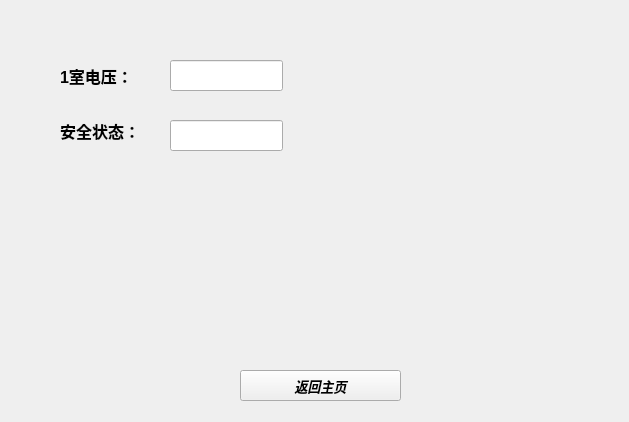
<?xml version="1.0" encoding="UTF-8"?>
<ui version="4.0">
 <class>Form</class>
 <widget class="QWidget" name="Form">
  <property name="geometry">
   <rect>
    <x>0</x>
    <y>0</y>
    <width>629</width>
    <height>422</height>
   </rect>
  </property>
  <property name="windowTitle">
   <string>Form</string>
  </property>
  <widget class="QPushButton" name="pushButton">
   <property name="geometry">
    <rect>
     <x>240</x>
     <y>370</y>
     <width>161</width>
     <height>31</height>
    </rect>
   </property>
   <property name="font">
    <font>
     <family>Arial</family>
     <pointsize>10</pointsize>
     <weight>75</weight>
     <italic>true</italic>
     <bold>true</bold>
    </font>
   </property>
   <property name="text">
    <string>返回主页</string>
   </property>
  </widget>
  <widget class="QLabel" name="label">
   <property name="geometry">
    <rect>
     <x>60</x>
     <y>60</y>
     <width>121</width>
     <height>31</height>
    </rect>
   </property>
   <property name="font">
    <font>
     <family>Arial</family>
     <pointsize>12</pointsize>
     <weight>75</weight>
     <bold>true</bold>
    </font>
   </property>
   <property name="text">
    <string>1室电压：</string>
   </property>
  </widget>
  <widget class="QLineEdit" name="lineEdit">
   <property name="geometry">
    <rect>
     <x>170</x>
     <y>60</y>
     <width>113</width>
     <height>31</height>
    </rect>
   </property>
  </widget>
  <widget class="QLabel" name="label_2">
   <property name="geometry">
    <rect>
     <x>60</x>
     <y>120</y>
     <width>91</width>
     <height>21</height>
    </rect>
   </property>
   <property name="font">
    <font>
     <family>Arial</family>
     <pointsize>12</pointsize>
     <weight>75</weight>
     <bold>true</bold>
    </font>
   </property>
   <property name="text">
    <string>安全状态：</string>
   </property>
  </widget>
  <widget class="QLineEdit" name="lineEdit_2">
   <property name="geometry">
    <rect>
     <x>170</x>
     <y>120</y>
     <width>113</width>
     <height>31</height>
    </rect>
   </property>
  </widget>
 </widget>
 <resources/>
 <connections/>
</ui>
